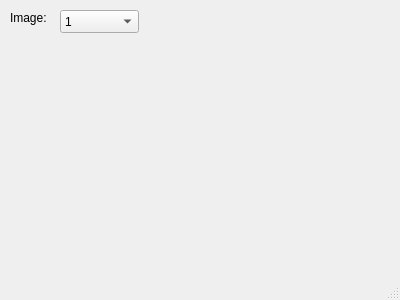
<?xml version="1.0" encoding="UTF-8"?>
<ui version="4.0">
 <class>MainWindow</class>
 <widget class="QMainWindow" name="MainWindow">
  <property name="geometry">
   <rect>
    <x>0</x>
    <y>0</y>
    <width>400</width>
    <height>300</height>
   </rect>
  </property>
  <property name="windowTitle">
   <string>MainWindow</string>
  </property>
  <widget class="QWidget" name="centralWidget">
   <widget class="QLabel" name="image">
    <property name="geometry">
     <rect>
      <x>10</x>
      <y>50</y>
      <width>381</width>
      <height>231</height>
     </rect>
    </property>
    <property name="text">
     <string/>
    </property>
   </widget>
   <widget class="QLabel" name="label">
    <property name="geometry">
     <rect>
      <x>10</x>
      <y>10</y>
      <width>61</width>
      <height>16</height>
     </rect>
    </property>
    <property name="text">
     <string>Image:</string>
    </property>
   </widget>
   <widget class="QComboBox" name="imageNumber">
    <property name="geometry">
     <rect>
      <x>60</x>
      <y>10</y>
      <width>79</width>
      <height>23</height>
     </rect>
    </property>
    <item>
     <property name="text">
      <string>1</string>
     </property>
    </item>
    <item>
     <property name="text">
      <string>2</string>
     </property>
    </item>
    <item>
     <property name="text">
      <string>3</string>
     </property>
    </item>
    <item>
     <property name="text">
      <string>4</string>
     </property>
    </item>
   </widget>
  </widget>
  <widget class="QStatusBar" name="statusBar"/>
 </widget>
 <layoutdefault spacing="6" margin="11"/>
 <resources/>
 <connections/>
</ui>
